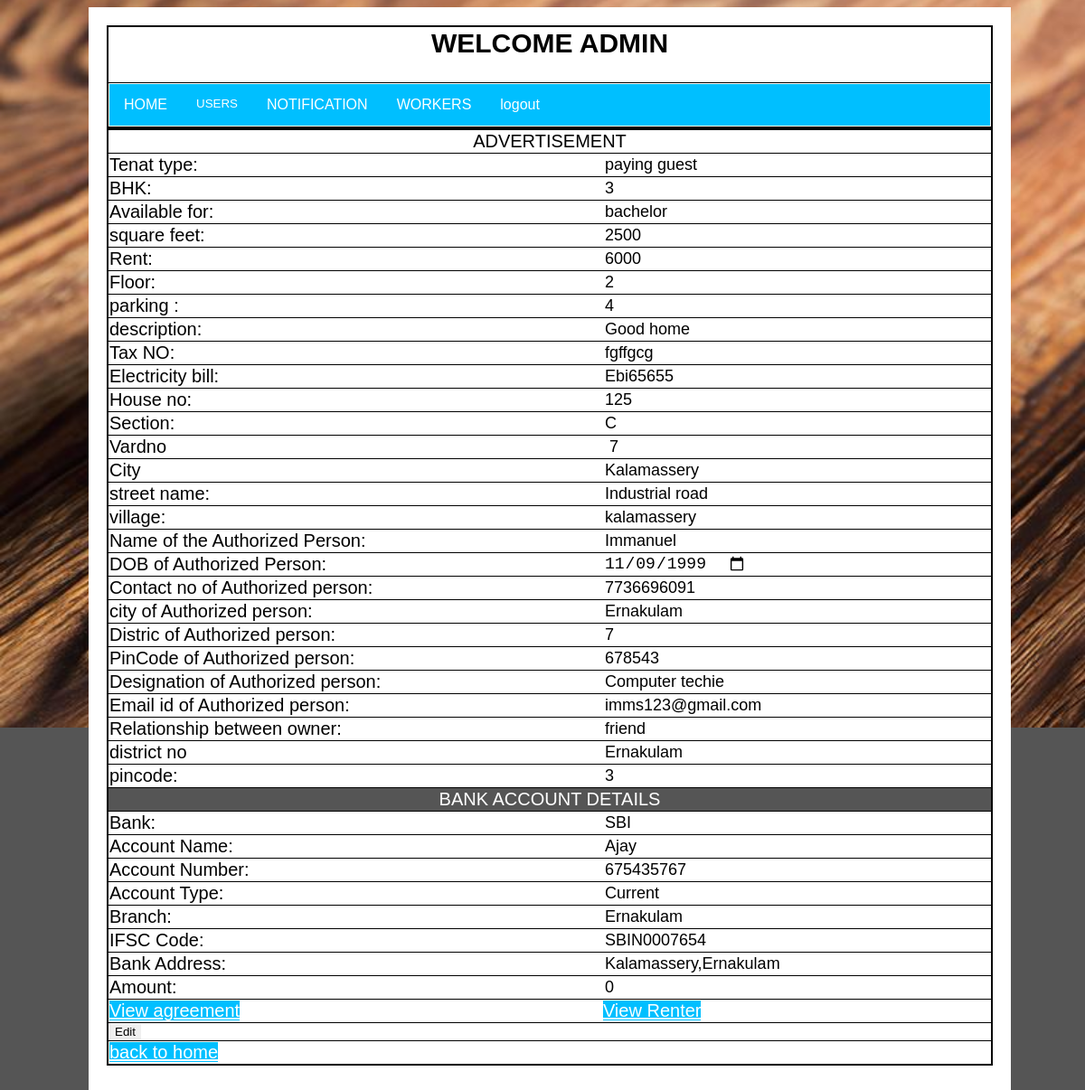
/sviewadv.php?id=13&name=1, run on the app's committed database.
### tables this page shows
CREATE TABLE `typeofh` (
  `typeof` int(5) NOT NULL DEFAULT 0,
  `tpfhtype` varchar(35) DEFAULT NULL
);

CREATE TABLE `advertisement` (
  `num` int(15) NOT NULL,
  `no` varchar(15) NOT NULL,
  `oname` varchar(35) DEFAULT NULL,
  `typeof` int(5) DEFAULT NULL,
  `advno` int(10) NOT NULL,
  `ora` varchar(3) DEFAULT NULL,
  `nofbatch` int(10) NOT NULL,
  `bhk` int(5) NOT NULL,
  `forb` varchar(5) DEFAULT NULL,
  `sqrft` varchar(20) DEFAULT NULL,
  `facing` varchar(10) DEFAULT NULL,
  `fy` varchar(3) DEFAULT NULL,
  `flatcno` varchar(12) DEFAULT NULL,
  `ebc` varchar(12) DEFAULT NULL,
  `tax` varchar(12) DEFAULT NULL,
  `rent` int(15) NOT NULL,
  `floor` int(6) DEFAULT NULL,
  `adno` int(11) DEFAULT NULL,
  `year` varchar(10) DEFAULT NULL,
  `pkno` int(5) NOT NULL,
  `description` varchar(500) DEFAULT NULL,
  `loan` varchar(3) DEFAULT NULL,
  `autname` varchar(30) DEFAULT NULL,
  `autdob` date DEFAULT NULL,
  `autcity` varchar(25) DEFAULT NULL,
  `autcno` varchar(12) DEFAULT NULL,
  `autpin` varchar(12) DEFAULT NULL,
  `autdesg` varchar(35) DEFAULT NULL,
  `autemail` varchar(35) DEFAULT NULL,
  `dis` int(4) DEFAULT NULL,
  `relation` varchar(12) DEFAULT NULL,
  `cno` varchar(15) DEFAULT NULL,
  `apornot` int(3) DEFAULT 0
);

CREATE TABLE `address` (
  `adno` int(10) NOT NULL,
  `no` varchar(15) DEFAULT NULL,
  `hno` int(10) DEFAULT NULL,
  `hname` varchar(35) DEFAULT NULL,
  `section` varchar(5) DEFAULT NULL,
  `vardno` varchar(8) DEFAULT NULL,
  `sname` varchar(30) DEFAULT NULL,
  `village` varchar(35) DEFAULT NULL,
  `city` varchar(35) DEFAULT NULL,
  `type` int(3) DEFAULT NULL,
  `disno` int(3) NOT NULL,
  `pcode` int(10) DEFAULT NULL
);

CREATE TABLE `district` (
  `disno` int(3) NOT NULL,
  `disname` varchar(30) NOT NULL
);

CREATE TABLE `account` (
  `no` varchar(15) NOT NULL,
  `bank` varchar(35) NOT NULL,
  `acc_name` varchar(35) NOT NULL,
  `acc_number` varchar(35) NOT NULL,
  `acc_type` varchar(35) NOT NULL,
  `branch` varchar(35) NOT NULL,
  `isc` varchar(35) NOT NULL,
  `baddress` varchar(250) DEFAULT NULL,
  `amount` int(10) DEFAULT 0,
  `deposit` varchar(15) DEFAULT NULL
);

### sviewadv.php (the view, shortened to what this page needs)
<html>
<head>
<link rel="stylesheet" type="text/css" href="css/sviewadv.css">
</head>
<body>
	<div class="content">
<?php
$num=$_GET['id'];
$no=$_GET['name'];
$s=$no;
include 'admin_home3.php';
$sql=$conn->query("select * from advertisement where num='$num'");
if($sql->num_rows >0)
{
	echo'<form name="sviewdvform" onsubmit="return checkdata()" method="POST">';
while($result=mysqli_fetch_assoc($sql))
{
$userid=$result['no'];
$typeof=$result['typeof'];
$userid=$result['no'];
$bhk=$result['bhk'];
$forb=$result['forb'];
$sqrft=$result['sqrft'];
$ebc=$result['ebc'];
$tax=$result['tax'];
$rent=$result['rent'];
$floor=$result['floor'];
$adno=$result['adno'];
$pkno=$result['pkno'];
$des=$result['description'];
$autname=$result['autname'];
$autdob=$result['autdob'];
$autcity=$result['autcity'];
$autcno=$result['autcno'];
$autpin=$result['autpin'];
$autdesg=$result['autdesg'];
$autemail=$result['autemail'];
$dis=$result['dis'];
$rel=$result['relation'];
$cno=$result['cno'];
}
}
$sql=$conn->query("select * from address where no='$userid' and adno='$adno'");
if($sql->num_rows >0)
{
	While($row=mysqli_fetch_assoc($sql))
	{
		$hno=$row['hno'];
$sec=$row['section'];
$sname=$row['sname'];
$village=$row['village'];
$vard=$row['vardno'];
$pcity=$row['city'];
$pdist=$row['disno'];
$ppin=$row['type'];
}
}
?><table width="400"><tr>
<td colspan="2" align="center">ADVERTISEMENT</td><tr>
<?php
$res=$conn->query("select * from typeofh where typeof='$typeof'");
if($res->num_rows >0)
{
	while($row=mysqli_fetch_assoc($res))
		{
			$tpfhtype=$row['tpfhtype'];
		}
}
if($forb=="f")
{
	$fb="family";
}
else if($forb=="b")
{
	$fb="bachelor";
}
else
{
	$fb="all";
}
?>
<tr><td>Tenat type:</td><td><input type="text" name="typeof" value="<?php echo $tpfhtype?>"></td></tr>
<tr><td>BHK:</td><td><input type="text" name="bhk" value="<?php echo $bhk;?>"></td></tr>
<tr><td>Available for:</td><td><input type="text" name="bhk" value="<?php echo $fb;?>"></td></tr>
<tr><td>square feet:</td><td><input type="text" name="sqrft" value="<?php echo  $sqrft?>"></td></tr>
<tr><td>Rent:</td><td><input type="text" name="rent" value="<?php echo $rent?>"></td></tr>
<tr><td>Floor:</td><td><input type="text" name="floor" value="<?php echo $floor ?>"></td></tr>
<tr><td>parking :</td><td><input type="text" name="pkno" value="<?php echo $pkno ?>"></td></tr>
<tr><td>description:</td><td><input type="text" name="des" value="<?php echo $des ?>"></td></tr>
<tr><td>Tax NO:</td><td><input type="text" name="tax" value="<?php echo $tax ?>"></td></tr>
<tr><td>Electricity bill:</td><td><input type="text" name="des" value="<?php echo $ebc ?>"></td></tr>
<tr><td>House no:</td><td><input type="text" name="hno" value="<?php echo $hno ?>"></td></tr>
 <tr><td>Section:</td><td><input type="text" name="sec" value="<?php echo $sec ?>"></td></tr>
 <tr><td>Vardno</td><td><input type="text" name="vard" value=" <?php echo $vard?>"></td></tr>
 	<tr><td>City</td><td><input type="text" name="vard" value="<?php echo $pcity?>"></td></tr>
 <tr><td>street name:</td><td><input type="text"  name="sname" value="<?php echo $sname?>"></td></tr>
<tr><td>village:</td><td><input type="text" name="village" value="<?php echo $village?>"></td></tr>
 <tr><td> Name of the Authorized  Person:</td><td>
	                  <input type="text" name="autname" value="<?php echo $autname;?>">
	                  </td></tr>
	                  <tr ><td>DOB of Authorized Person:</td><td><input type="date" name="autdob" value="<?php echo $autdob?>"></td>
	                  </tr><tr><td>
                    Contact no of Authorized person:</td><td>
	           <input type="text" name="autcno" value="<?php echo $autcno;?>"></td></tr>
               	           <tr><td>city of Authorized person:</td><td><input type="text" name="autcity" value="<?php echo $autcity;?>"></td></tr>
                           	              <tr><td>Distric of Authorized person:</td><td><input type="text" name="autdist" value="<?php echo $dis ;?>"></td></tr>
                          	           <tr><td>PinCode of Authorized person:</td><td><input type="text" name="autpin" value="<?php echo $autpin;?>"></td></tr>
<tr><td>Designation of Authorized person:</td><td><input type="text" name="autdesg" value="<?php echo $autdesg ?>"></td></tr>
<tr><td>Email id of Authorized person:</td><td><input type="text" name="autemail" value="<?php echo $autemail;?>"></td></tr>
	<tr><td>Relationship between owner:</td><td><input type="text" name="rel" value="<?php echo $rel;?>"></td></tr>
<?php
$dis=$conn->query("select * from district where disno='$pdist'");
if($dis->num_rows >0)
	{
		while($dist=mysqli_fetch_assoc($dis))
		{
			$disname=$dist['disname'];
		}
	}
	?>
 <tr><td>district no</td><td><input type="text" name="disno" value="<?php echo $disname?>"></td></tr>
<tr><td>pincode:</td><td><input type="text" name="ppin" value="<?php echo $ppin ?>"></td></tr>
<?php
$sql=$conn->query("select * from account where no='$userid'");
if($sql->num_rows >0)
{
	while($row=mysqli_fetch_assoc($sql))
	{
		$bank=$row['bank'];
		$acc_name=$row['acc_name'];
		$acc_type=$row['acc_type'];
		$acc_number=$row['acc_number'];
		$branch=$row['branch'];
		$ifsc=$row['isc'];
		$baddress=$row['baddress'];
		$amt=$row['amount'];
	}
	?><tr bgcolor="#555"><td  colspan="2" align="center"><font color="white">BANK ACCOUNT DETAILS </font></td></tr>
		<tr><td>Bank:</td><td><input type="text" name="bank" value="<?php echo $bank; ?>"></td></tr>
		<tr>
			<td>Account Name: </td><td><input type="text" name="acc_name" value="<?php echo $acc_name;?>"></td></tr>
			 <tr><td>Account Number:</td><td><input type="text" name="acc_number" value="<?php echo $acc_number; ?>"></td></tr>
			 <tr><td> Account Type:</td><td><input type="text" name="acc_type" value="<?php echo $acc_type; ?>"></td></tr>
			  <tr><td>  Branch:</td><td><input type="text" name="branch" value="<?php echo $branch ;?>"></td></tr>
			  <tr><td>  IFSC Code:</td><td><input type="text" name="ifsc" value="<?php echo $ifsc; ?>"></td></tr>
			   <tr><td>   Bank Address:</td><td><input type="text" name="baddress" value="<?php echo $baddress; ?>"></td></tr>
			   <tr><td>  Amount:</td><td><input type="text" name="baddress" value="<?php echo $amt; ?>"></td></tr>
<?php
}
?>
<?php
if($cno=="")
{
}
else
{
echo'<tr><td><a href="rentalagreementview.php?id='.$num.'&name='.$no.'" name="agreement">View agreement</a>';
echo '</td>';
echo'<td><a href="admin_renterview.php?id='.$uidno.'" name="vrent">View Renter</a>';
echo '</td></tr>';
}
?>
<td colspan="2"><input type="submit" name="sviewadvsubmit" value="Edit" action="advediting.php" ></td></tr>
</form>
<?php
$sql=$conn->query("select * from login where no='$s'");
  if($sql->num_rows >0)
  {
    while($res=mysqli_fetch_assoc($sql))
{
  $catno=$res['catno'];
  }
}
if($catno=='1')
{
echo'<tr><td colspan="2"><a href="admin_home.php?id='.$s.'">back to home</a></td>';
}
?>
</tr>
</body>
</html>

### css/sviewadv.css (style rules this page uses)
td { border:0; }
tr { border:1px solid black; }
table { border-collapse: collapse; width:100%; border: 2px solid black; }
.content { max-width: 800px; margin: auto; background: white; padding: 10px; align-content: center; }
input { border:0; }
body { background:#555; }

### dropdown.css (style rules this page uses)
body { font-family: Arial, Helvetica, sans-serif; }

### sviewadv.php (style rules this page uses)
body { background-image:url("images/im1.jpg"); height:100%; width:100%; background-position:center; background-repeat:no-repeat; background-size:cover; }
table { align-content: center; }
td { font-size: 20px; }
input[type="text"],input[type="date"] { font-size: 18px; }

### admin_home3.php (style rules this page uses)
body { background-image:url("images/im1.jpg"); height:100%; width:100%; background-position:center; background-repeat:no-repeat; background-size:cover; }
a { background-color: #00BFFF; color: white; }
.content { max-width:1000px; margin: auto; background: white; padding: 10px; }

### data on the page
typeofh: typeof "paying guest"
advertisement: bhk "3", bhk "bachelor", sqrft "2500", rent "6000", floor "2", pkno "4", des "Good home", tax "fgffgcg", des "Ebi65655", autname "Immanuel", autdob "11/09/1999", autcno "7736696091", autcity "Ernakulam", autdist "7", autpin "678543", autdesg "Computer techie", autemail "imms123@gmail.com", rel "friend"
address: hno "125", sec "C", vard "7", vard "Kalamassery", sname "Industrial road", village "kalamassery", ppin "3"
district: disno "Ernakulam"
account: bank "SBI", acc_name "Ajay", acc_number "675435767", acc_type "Current", branch "Ernakulam", ifsc "SBIN0007654", baddress "Kalamassery,Ernakulam", baddress "0"
